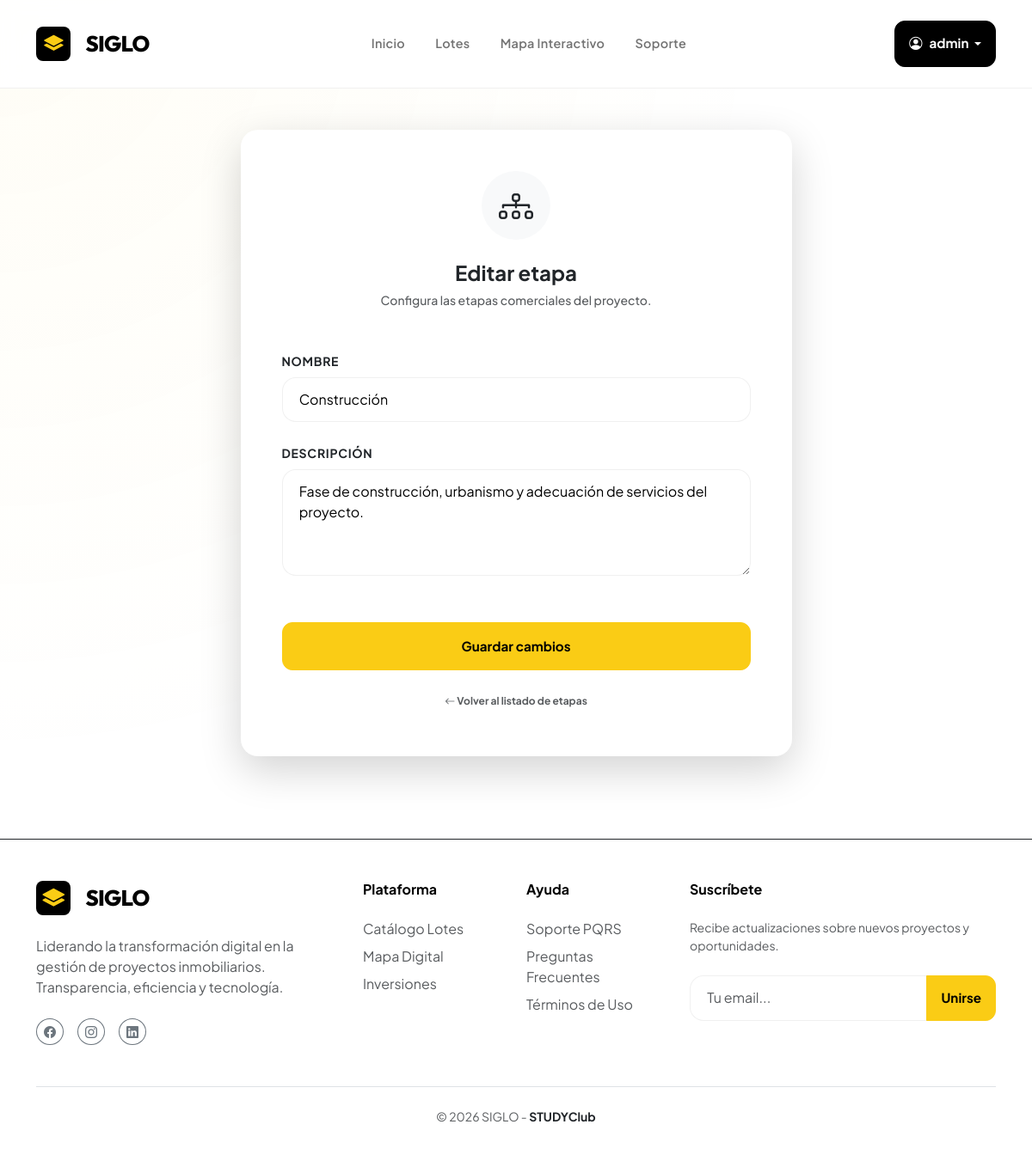
/panel/etapas/3/editar/ (signed in), run on the app's committed database.
### USERS/models.py (models this page shows)
class User(AbstractUser):
    ROLE_CHOICES = (
        ('ADMIN', 'Administrador'),
        ('CLIENT', 'Cliente'),
    )
    role = models.CharField(max_length=10, choices=ROLE_CHOICES, default='CLIENT')

### LOTES/models.py (models this page shows)
class Stage(models.Model):
    name = models.CharField(max_length=50)  # Lanzamiento, Preventa, etc.
    description = models.TextField()

### LOTES/views.py (the view)
# urls.py: path('panel/etapas/<int:stage_id>/editar/', admin_stage_edit, name='admin_stage_edit'),
@staff_member_required
def admin_stage_edit(request, stage_id):
    stage = get_object_or_404(Stage, pk=stage_id)
    if request.method == "POST":
        data = request.POST
        stage.name = data.get("name")
        stage.description = data.get("description")
        stage.save()
        return redirect("admin_stage_list")
    context = {
        "form": {
            "name": stage.name,
            "description": stage.description,
        },
        "stage": stage,
    }
    return render(request, "lotes/admin_stage_form.html", context)

### LOTES/templates/lotes/admin_stage_form.html (shortened to what this page needs)
{% extends "index.html" %}
{% block content %}
<div class="container py-5">
    <div class="row justify-content-center">
        <div class="col-md-10 col-lg-7" data-aos="fade-up">
            <div class="premium-card p-4 p-lg-5 border-0 shadow-lg">
                <div class="text-center mb-5">
                    <div class="mb-4 d-inline-flex align-items-center justify-content-center bg-light rounded-circle"
                        style="width: 80px; height: 80px;">
                        <i class="bi bi-diagram-3 text-dark fs-1"></i>
                    </div>
                    <h1 class="h4 fw-bold text-dark">
                        {% if stage %}Editar etapa{% else %}Nueva etapa{% endif %}
                    </h1>
                    <p class="text-muted small fw-medium">Configura las etapas comerciales del proyecto.</p>
                </div>
                <form method="post">
                    <div class="row g-4">
                        <div class="col-12">
                            <label class="form-label small fw-bold text-dark text-uppercase tracking-wider">Nombre</label>
                            <input type="text" name="name" value="{{ form.name }}" required>
                        </div>
                        <div class="col-12">
                            <label
                                class="form-label small fw-bold text-dark text-uppercase tracking-wider">Descripción</label>
                            <textarea name="description" rows="4" required>{{ form.description }}</textarea>
                        </div>
                    </div>
                    <div class="d-grid mt-5 gap-3">
                        <button type="submit" class="btn btn-accent py-3 fw-bold">
                            {% if stage %}Guardar cambios{% else %}Crear etapa{% endif %}
                        </button>
                        <a href="{% url 'admin_stage_list' %}"
                            class="btn btn-link text-muted extra-small mt-1 text-decoration-none fw-bold text-center">
                            <i class="bi bi-arrow-left"></i> Volver al listado de etapas
                        </a>
                    </div>
                </form>
            </div>
        </div>
    </div>
</div>
{% endblock %}

### templates/index.html (shortened to what this page needs)
<!DOCTYPE html>
<html>
<head>
    <link href="https://cdn.jsdelivr.net/npm/bootstrap@5.3.2/dist/css/bootstrap.min.css" rel="stylesheet">
    <link rel="stylesheet" href="https://unpkg.com/leaflet/dist/leaflet.css" />
    <link rel="stylesheet" href="https://cdn.jsdelivr.net/npm/bootstrap-icons@1.11.1/font/bootstrap-icons.css">
    <link rel="stylesheet" href="https://unpkg.com/aos@next/dist/aos.css" />
</head>
<body>
    <nav class="navbar navbar-expand-lg navbar-light px-4">
        <div class="container">
            <a class="navbar-brand d-flex align-items-center" href="{% url 'dashboard' %}">
                <div class="brand-logo me-2">
                    <i class="bi bi-layers-fill" style="font-size: 1.4rem;"></i>
                </div>
                <span>SIGLO</span>
            </a>
            <div class="collapse navbar-collapse" id="mainNavbar">
                <ul class="navbar-nav mx-auto mb-2 mb-lg-0">
                    <li class="nav-item">
                        <a class="nav-link" href="{% url 'dashboard' %}">Inicio</a>
                    </li>
                    <li class="nav-item">
                        <a class="nav-link" href="{% url 'lot_list' %}">Lotes</a>
                    </li>
                    <li class="nav-item">
                        <a class="nav-link" href="{% url 'lot_map' %}">Mapa Interactivo</a>
                    </li>
                    <li class="nav-item">
                        <a class="nav-link" href="{% url 'pqrs_create' %}">Soporte</a>
                    </li>
                </ul>
                <div class="d-flex align-items-center gap-3">
                    {% if user.is_authenticated %}
                    <div class="dropdown">
                        <button class="btn btn-premium btn-sm dropdown-toggle px-3" type="button"
                            data-bs-toggle="dropdown">
                            <i class="bi bi-person-circle me-2"></i>{{ user.username }}
                        </button>
                    </div>
                    {% else %}
                    <a href="{% url 'login' %}"
                        class="btn btn-link text-secondary fw-bold text-decoration-none px-3">Ingresar</a>
                    <a href="{% url 'register' %}" class="btn btn-accent px-4 py-2">Empezar Ahora</a>
                    {% endif %}
                </div>
            </div>
        </div>
    </nav>
    <main class="flex-grow-1">
        {% block content %}{% endblock %}
    </main>
    {% block footer %}
    <footer class="py-5 mt-5 border-top border-dark border-opacity-5" style="background: white;">
        <div class="container">
            <div class="row g-4 mb-5">
                <div class="col-lg-4">
                    <a class="navbar-brand d-flex align-items-center mb-4" href="#">
                        <div class="brand-logo me-2">
                            <i class="bi bi-layers-fill"></i>
                        </div>
                        <span>SIGLO</span>
                    </a>
                    <p class="text-muted mb-4 pe-lg-5">Liderando la transformación digital en la gestión de proyectos
                        inmobiliarios. Transparencia, eficiencia y tecnología.</p>
                    <div class="d-flex gap-3">
                        <a href="#" class="btn btn-sm btn-outline-secondary rounded-circle px-2"><i
                                class="bi bi-facebook"></i></a>
                        <a href="#" class="btn btn-sm btn-outline-secondary rounded-circle px-2"><i
                                class="bi bi-instagram"></i></a>
                        <a href="#" class="btn btn-sm btn-outline-secondary rounded-circle px-2"><i
                                class="bi bi-linkedin"></i></a>
                    </div>
                </div>
                <div class="col-6 col-lg-2">
                    <h6 class="fw-bold mb-4">Plataforma</h6>
                    <ul class="list-unstyled d-grid gap-2">
                        <li><a href="{% url 'lot_list' %}" class="text-muted text-decoration-none">Catálogo Lotes</a>
                        </li>
                        <li><a href="{% url 'lot_map' %}" class="text-muted text-decoration-none">Mapa Digital</a></li>
                        <li><a href="#" class="text-muted text-decoration-none">Inversiones</a></li>
                    </ul>
                </div>
                <div class="col-6 col-lg-2">
                    <h6 class="fw-bold mb-4">Ayuda</h6>
                    <ul class="list-unstyled d-grid gap-2">
                        <li><a href="{% url 'pqrs_create' %}" class="text-muted text-decoration-none">Soporte PQRS</a>
                        </li>
                        <li><a href="#" class="text-muted text-decoration-none">Preguntas Frecuentes</a></li>
                        <li><a href="#" class="text-muted text-decoration-none">Términos de Uso</a></li>
                    </ul>
                </div>
                <div class="col-lg-4">
                    <h6 class="fw-bold mb-4">Suscríbete</h6>
                    <p class="text-muted small mb-4">Recibe actualizaciones sobre nuevos proyectos y oportunidades.</p>
                    <div class="input-group">
                        <input type="text" class="form-control" placeholder="Tu email...">
                        <button class="btn btn-accent px-3">Unirse</button>
                    </div>
                </div>
            </div>
            <div class="pt-4 border-top text-center">
                <p class="text-muted small mb-0">&copy; 2026 SIGLO - <span class="text-dark fw-bold">STUDYClub</span>
                </p>
            </div>
        </div>
    </footer>
    {% endblock %}
</body>
</html>

### templates/index.html (style rules this page uses)
:root { --primary: #FACC15; --primary-rgb: 250, 204, 21; --secondary: #000000; --secondary-rgb: 0, 0, 0; --accent: #171717; --bg-body: #FFFFFF; --bg-glass: rgba(255, 255, 255, 0.9); --text-main: #000000; --text-muted: #737373; --glass-border: rgba(0, 0, 0, 0.06); --premium-shadow: 0 4px 20px rgba(0, 0, 0, 0.05); --transition: all 0.3s cubic-bezier(0.4, 0, 0.2, 1); }
html { scroll-behavior: smooth; }
body { background-color: var(--bg-body); color: var(--text-main); font-family: 'Plus Jakarta Sans', sans-serif; overflow-x: hidden; -webkit-font-smoothing: antialiased; min-height: 100vh; display: flex; flex-direction: column; }
.navbar { backdrop-filter: blur(10px); -webkit-backdrop-filter: blur(10px); background: var(--bg-glass); border-bottom: 1px solid var(--glass-border); padding: 1.5rem 0; transition: var(--transition); position: sticky; top: 0; z-index: 1000; }
.navbar-brand { font-family: 'Outfit', sans-serif; font-weight: 800; font-size: 1.6rem; letter-spacing: -0.03em; color: var(--secondary) !important; gap: 0.6rem; }
.brand-logo { width: 40px; height: 40px; background: var(--secondary); border-radius: 8px; display: flex; align-items: center; justify-content: center; color: var(--primary); transition: var(--transition); }
.nav-link { color: var(--text-muted) !important; font-weight: 600; font-size: 0.9rem; padding: 0.5rem 1rem !important; border-radius: 6px; transition: var(--transition); margin: 0 0.1rem; letter-spacing: 0.02em; }
.premium-card { background: white; border: 1px solid var(--glass-border); border-radius: 1.25rem; padding: 2.5rem; box-shadow: var(--premium-shadow); transition: var(--transition); position: relative; }
.btn-premium { background: var(--secondary); color: white !important; font-weight: 700; padding: 0.9rem 2.2rem; border-radius: 0.75rem; border: 1px solid var(--secondary); transition: var(--transition); font-size: 0.95rem; }
.btn-accent { background: var(--primary); color: var(--secondary) !important; font-weight: 700; padding: 0.9rem 2.2rem; border-radius: 0.75rem; border: 1px solid var(--primary); transition: var(--transition); font-size: 0.95rem; }
input[type="text"], input[type="password"], input[type="email"], input[type="number"], input[type="tel"], input[type="url"], textarea, select { width: 100%; border-radius: 1rem; padding: 0.8rem 1.2rem; border: 1px solid var(--glass-border); background: white; color: var(--text-main); transition: var(--transition); }
.extra-small { font-size: 0.75rem; }
.tracking-wider { letter-spacing: 0.05em; }

### data on the page
User: username "admin"
Stage: name "Construcción", description "Fase de construcción, urbanismo y adecuación de servicios del proyecto."
